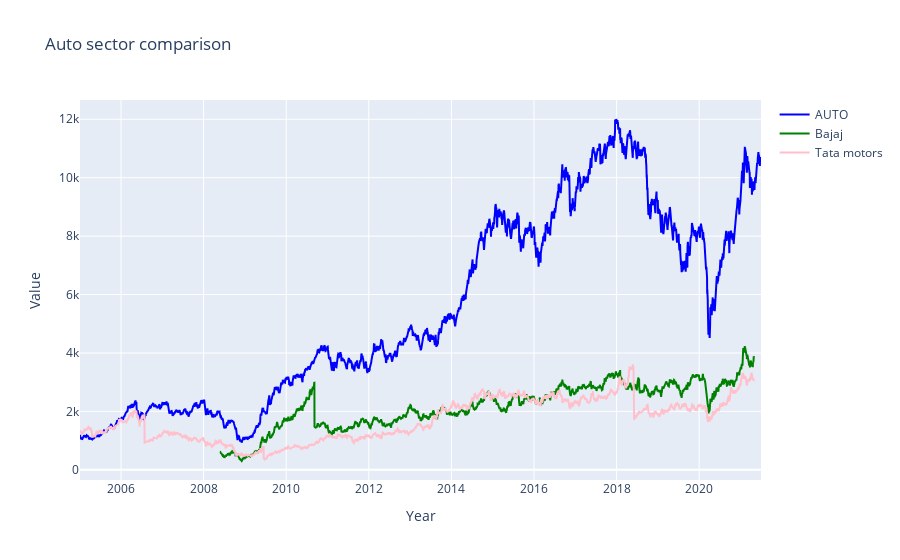

The notebook cell saved with this chart:
### Markdown cell above
## BAJAJ-Auto and TATAMOTORS vs AUTO index(benchmark)

### Code cell
bajaj_df = pd.read_csv("../datasets/companies/BAJAJ-AUTO.csv")
start = bajaj_df[bajaj_df['Date']=='2008-05-26'].index[0]
bajaj_df = bajaj_df[start:]

tatamotors_df = pd.read_csv("../datasets/companies/TATAMOTORS.csv")
start = tatamotors_df[tatamotors_df['Date']=='2008-05-26'].index[0]
tatamotors_df = tatamotors_df[start:]



fig = go.Figure()
        

fig.add_trace(go.Scatter(
         y=niftyAuto_df['Close'],
         x=niftyAuto_df['Date'],
        name='AUTO',
        line=dict(color='blue'),
    opacity=1))        

fig.add_trace(go.Scatter(
         x=bajaj_df['Date'],
         y=bajaj_df['Close'],
        name='Bajaj',
        line=dict(color='green'),
    opacity=1))

fig.add_trace(go.Scatter(
         x=tcs_df['Date'],
         y=tcs_df['Close'],
        name='Tata motors',
        line=dict(color='pink'),
    opacity=1))
    
fig.update_layout(title_text="Auto sector comparison", xaxis_title = 'Year', yaxis_title='Value')

fig.show()

### Figure 1 — Plotly figure (JSON) as saved in the notebook; plotly's stock layout.template omitted (floating-point values rounded to 4 significant figures; data arrays with more than 128 entries replaced by an {"elided": "..."} marker saying what was removed)
{"data": [{"line": {"color": "blue"}, "name": "AUTO", "opacity": 1, "type": "scatter", "x": {"elided": "4092 str values"}, "y": {"elided": "4092 float values"}}, {"line": {"color": "green"}, "name": "Bajaj", "opacity": 1, "type": "scatter", "x": {"elided": "3202 str values"}, "y": {"elided": "3202 float values"}}, {"line": {"color": "pink"}, "name": "Tata motors", "opacity": 1, "type": "scatter", "x": {"elided": "4049 str values"}, "y": {"elided": "4049 float values"}}], "layout": {"title": {"text": "Auto sector comparison"}, "xaxis": {"title": {"text": "Year"}}, "yaxis": {"title": {"text": "Value"}}}}
